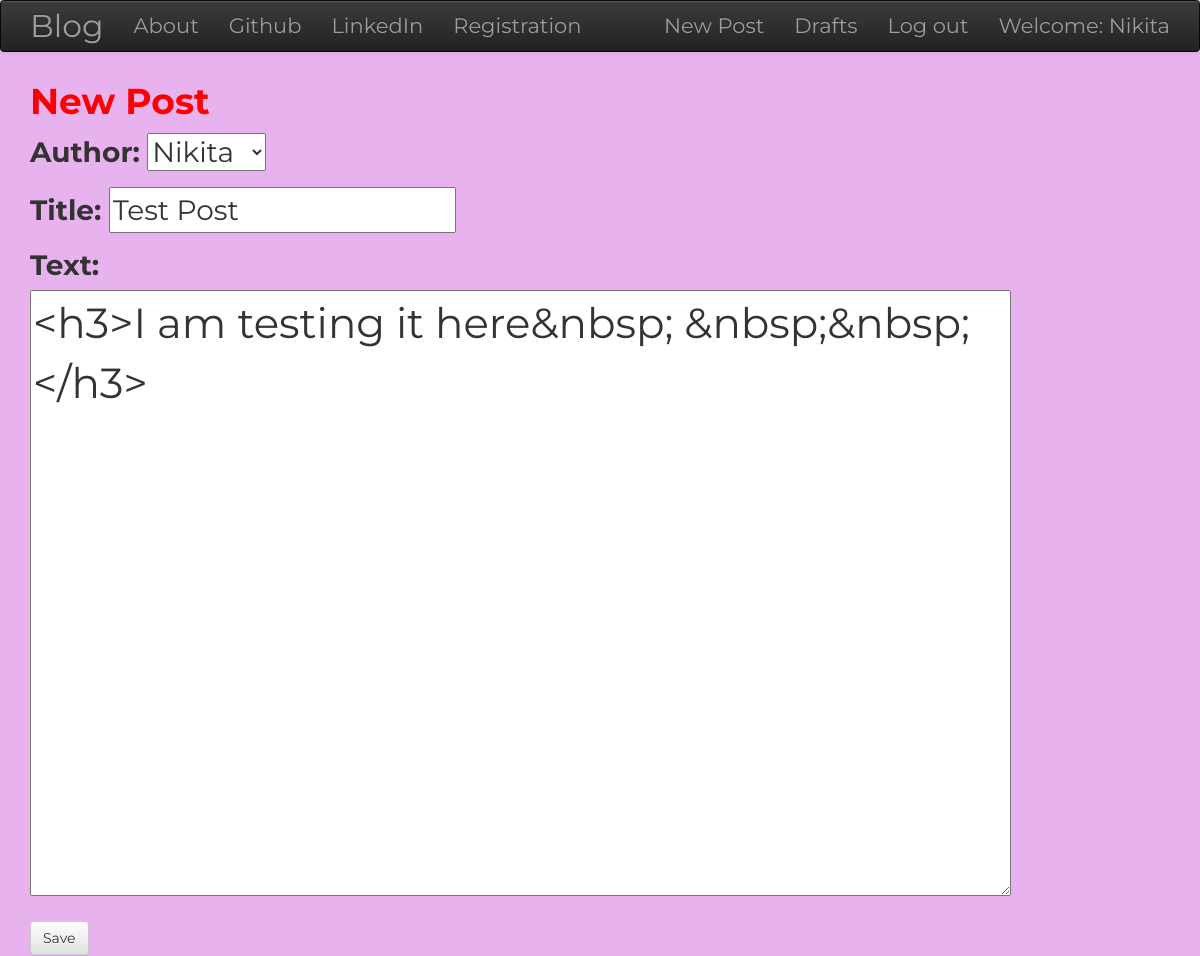
Screenshot of /post/2/edit/ (signed in) with the database file from the repository.
### blog/models.py (models this page shows, shortened)
class Post(models.Model):
    author = models.ForeignKey('auth.User',on_delete=models.CASCADE)
    title = models.CharField(max_length=200)
    text = models.TextField()
    created_date = models.DateTimeField(default=timezone.now)
    published_date = models.DateTimeField(blank=True, null=True)

### blog/views.py (the view)
# urls.py: path('post/<int:pk>/edit/', views.PostUpdateView.as_view(), name='post_edit'),
class PostUpdateView(LoginRequiredMixin,UpdateView):
    login_url = '/login/'
    redirect_field_name = 'blog/post_detail.html'
    form_class = PostForm
    model = Post

### blog/forms.py
class PostForm(forms.ModelForm):
    class Meta:
        model = Post
        fields = ('author','title', 'text',)
        widgets = {
            'title': forms.TextInput(attrs={'class': 'textinputclass'}),
            'text': forms.Textarea(attrs={'class': 'editable medium-editor-textarea postcontent'}),
        }

### blog/templates/blog/post_form.html (shortened to what this page needs)
{%extends 'blog/base.html'%}
{%block content%}
<div class="form-post-title">
  <h1><strong>New Post</strong></h1>
</div>
<form class="post-form"method="POST">
  {{form.as_p}}
  <button type="submit" class="save btn btn-default text-center">Save</button>
</form>
{%endblock%}

### blog/templates/blog/base.html (shortened to what this page needs)
<!DOCTYPE html>
{% load static %}
<html>
    <head>
        <link rel="stylesheet" href="https://maxcdn.bootstrapcdn.com/bootstrap/3.3.7/css/bootstrap.min.css">
        <link rel="stylesheet" href="https://maxcdn.bootstrapcdn.com/bootstrap/3.3.7/css/bootstrap-theme.min.css">
        <link rel="stylesheet" href="//cdn.jsdelivr.net/medium-editor/latest/css/medium-editor.min.css" type="text/css" media="screen" charset="utf-8">
        <link rel="stylesheet" href="{% static 'css/blog.css' %}">
<body class='loader bg'>
  <nav class="navbar navbar-default navbar-inverse techfont custom-navbar">
    <div class="container">
      <ul class="nav navbar-nav">
        <li><a class='navbar-brand bigbrand' href="{% url 'post_list' %}">Blog</a></li>
        <li><a href="{% url 'about'%}">About</a></li>
        <li><a href="https://www.github.com">Github</a></li>
        <li><a href="https://www.linkedin.com">LinkedIn</a></li>
        <li><a href="{% url 'register'%}">Registration</a></li>
      </ul>
      <ul class="nav navbar-nav navbar-right">
        {% if user.is_authenticated %}
        <li>
          <a href="{% url 'post_new' %}" >New Post</a>
        </li>
        <li>
          <a href="{% url 'post_draft_list' %}">Drafts</a>
        </li>
        <li>
          <a href="{% url 'logout' %}" >Log out</a>
        </li>
        <li>
          <a >Welcome: {{ user.username }}</a>
        </li>
          {% else %}
          <li><a class='nav navbar-right' href="{% url 'login' %}" ><span class="glyphicon glyphicon-user"></span></a></li>
        {% endif %}
      </ul>
  </div>
</nav>
        <div class="content container">
            <div class="row">
                <div class="col-md-8">
                  <div class="blog_posts">
                    {% block content %}
                    {% endblock %}
                  </div>
                </div>
            </div>
        </div>
</body>
</html>

### blog/static/css/blog.css (style rules this page uses)
.techfont { font-family: 'Montserrat', sans-serif; font-size: 1.5em; margin-bottom: 10px; }
.post-form { font-family: 'Montserrat', sans-serif; font-size: 2em; }
.form-post-title { font-family: 'Montserrat', sans-serif; font-style: normal; color: RED; }
.postcontent { font-family: 'Montserrat'; font-size: 1.5em; }
.bigbrand { font-size: 1.5em; }
.loader { filter:hue-rotate(0deg); color: linear-gradient(45deg,#0f8,#08f); animation:hue 5000ms infinite linear; }
.bg { background-color: #E8B2EE ; }

### rows the page displays
Post: author "Nikita", title "Test Post", text "<h3>I am testing it here&nbsp; &nbsp;&nbsp;</h3>"

### other values shown
{{ user.username }} "Nikita"
